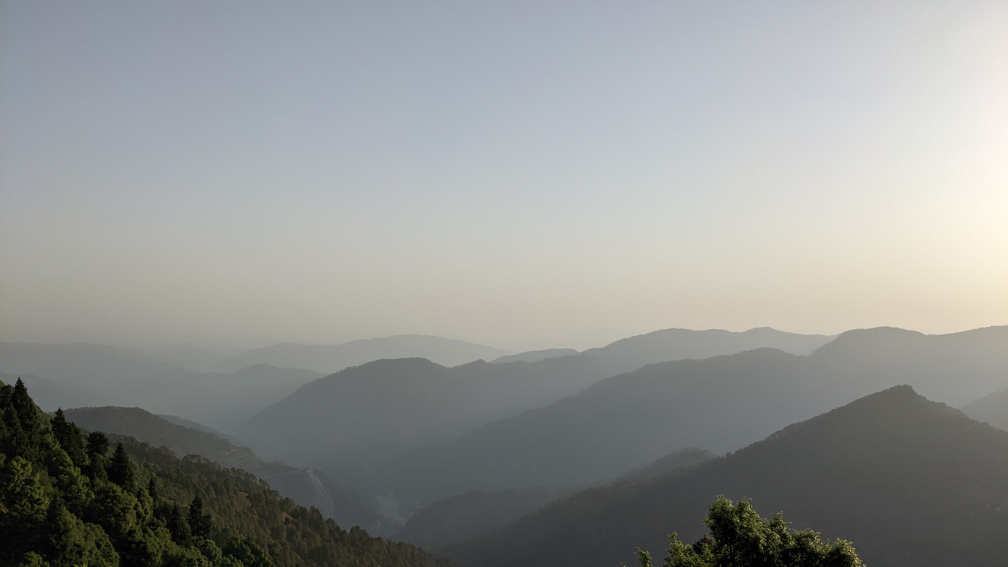
#> input picture difficult_examples/PXL_20220415_005653711.MP.jpg, 4032 x 2268 px (shown at 1/4 size)
$ python -i harris_detector.py   (imports and definitions only)
#> lines starting #> are read from the running program, lines starting #| are printed output that depends on the picture
import numpy as np
# [1 line not run here, left out]

import cv2 # only to compare and validate
import skimage
from skimage.util import view_as_windows
from skimage import io, color, filters
from scipy.ndimage import gaussian_filter, maximum_filter

from scipy.signal import convolve2d
from scipy.ndimage import maximum_filter # different than max pooling
import os

import matplotlib.pyplot as plt

class Transformations:
    @staticmethod
    def grey_scale(I):
        return 0.299 * I[:,:,0] + 0.587 * I[:,:,1] + 0.114 * I[:,:,2]

    @staticmethod
    def convolve(I, k):
        return convolve2d(I, k, mode='same', boundary='fill', fillvalue=0)

    @staticmethod
    def first_order_grad(I):
        return skimage.filters.sobel_h(I), skimage.filters.sobel_v(I)

    @staticmethod
    def normalize(arr,scale=254):
        return ((arr - arr.min())/ (arr.max() - arr.min()) * scale)

    @staticmethod
    def calculate_M(Ix, Iy, sigma=1.5):
        Ixx = gaussian_filter(Ix**2, sigma)
        Iyy = gaussian_filter(Iy**2, sigma)
        Ixy = gaussian_filter(Ix*Iy, sigma)
        # does not exactly return block Matrix of M but all its entries
        return Ixx, Iyy, Ixy

    @staticmethod
    def harris_response(Ixx, Iyy, Ixy, k=0.04):
        detM = Ixx * Iyy - Ixy**2
        traceM = Ixx + Iyy
        return detM - k * traceM**2

    @staticmethod # from wikipedia
    def non_maximum_suppression(response, size=3):
        data_max = maximum_filter(response, size=size)
        mask = (response == data_max)
        return response * mask

    @staticmethod
    def harris_corner_detector(img, sigma=1.5, k=0.04, threshold=0.01, plot_overlay = True):
        image = img
        if image.ndim == 3:
            image = Transformations.grey_scale(image)

        Ix, Iy = Transformations.first_order_grad(image)
        Ixx, Iyy, Ixy = Transformations.calculate_M(Ix, Iy, sigma)
        HR = Transformations.harris_response(Ixx, Iyy, Ixy, k)
        response = Transformations.non_maximum_suppression(HR)

        # Thresholding
        corners = np.zeros_like(response)
        corners[response > threshold * response.max()] = 1

        if plot_overlay:
            plt.figure(figsize=(15,8))
            plt.imshow(img)
            plt.scatter(np.where(corners)[1], np.where(corners)[0], color='r', s=1)
            plt.title('Hand Calculated Harris Corners')
            plt.axis("off")
            plt.show()
        return response , corners


class HarrisDetector(Transformations):
    # [57 lines left out: functions hand_harris_corner_detector, opencv_implementation, compare_opencv, plot_overlay, not called in this run]

>>> import cv2
>>> picture = cv2.imread('../difficult_examples/PXL_20220415_005653711.MP.jpg')
#> picture is the input picture: shape (2268, 4032, 3); mean B, G, R 147.6, 149.2, 147.3
>>> result = Transformations().harris_corner_detector(picture)
#> in harris_corner_detector, `Ix, Iy = Transformations.first_order_grad(image)`:
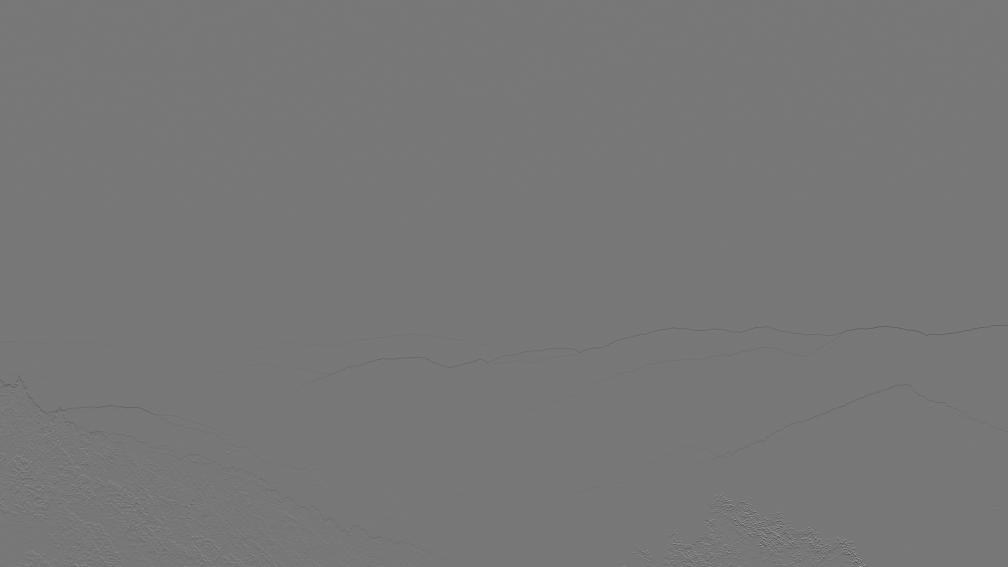
#> Ix: shape (2268, 4032) float64 (shown at 1/4 size); min -160.8, max 181.2, mean -0.1; drawn with min black and max white
#> in calculate_M, `Ixx = gaussian_filter(Ix**2, sigma)`:
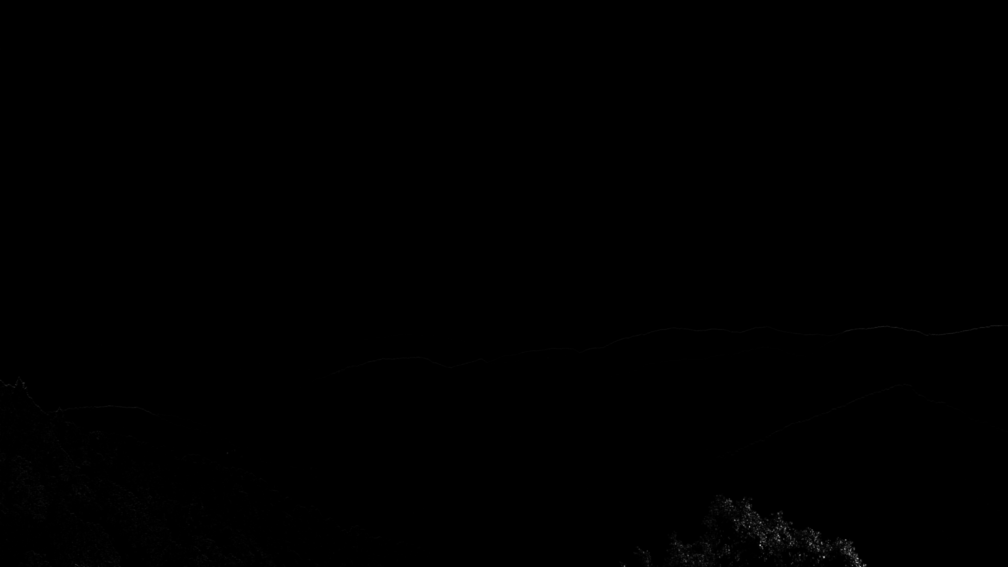
#> Ixx: shape (2268, 4032) float64 (shown at 1/4 size); min 2.95e-06, max 10349.9, mean 13.1; drawn with min black and max white
#> in non_maximum_suppression, `mask = (response == data_max)`: mask: shape (2268, 4032) bool; 1.1% white in thin lines or dots
#> in harris_corner_detector, `plt.show()`:
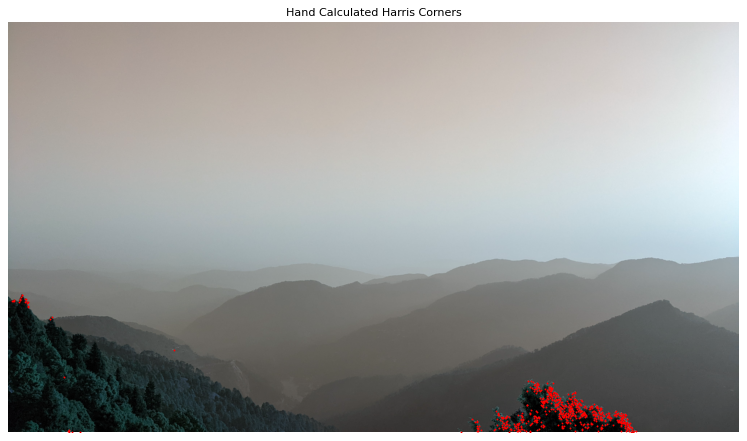
#> figure drawn by matplotlib, 1 panel; B, G, R data is drawn as R, G, B
